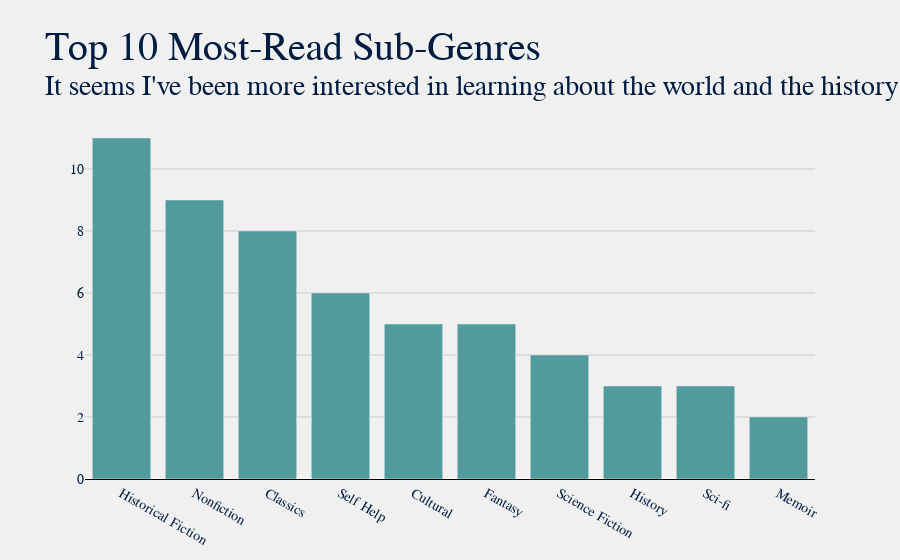

The code cell stored with this chart in its notebook:
### Code cell
title = "Top 10 Most-Read Sub-Genres"
sub = f"It seems I've been more interested in learning about the world and the history of things"
plot.gen_bar_graph(df, 'Sub-Genre', title, sub, 10, color="#529b9c")

### Figure 1 — Plotly figure (JSON) as saved in the notebook; plotly's stock layout.template omitted (floating-point values rounded to 4 significant figures)
{"data": [{"hovertemplate": "<b>%{x}</b>: %{y}", "marker": {"color": "#529b9c"}, "name": "", "type": "bar", "x": ["Historical Fiction", "Nonfiction", "Classics", "Self Help", "Cultural", "Fantasy", "Science Fiction", "History", "Sci-fi", "Memoir"], "y": [11, 9, 8, 6, 5, 5, 4, 3, 3, 2]}], "layout": {"autosize": true, "barmode": "group", "font": {"color": "#001c40", "family": "Baskerville", "size": 14}, "margin": {"b": 45, "l": 85, "r": 85, "t": 120}, "paper_bgcolor": "#f0f0f0", "plot_bgcolor": "#f0f0f0", "showlegend": false, "title": {"font": {"color": "#001c40", "family": "Baskerville, Bold", "size": 40}, "text": "Top 10 Most-Read Sub-Genres<br><sup>It seems I've been more interested in learning about the world and the history of things"}, "xaxis": {"autorange": true, "gridcolor": "#cbcbcb", "linecolor": "black", "range": [-0.5, 9.5], "showgrid": false, "showline": true, "title": {}, "type": "category"}, "yaxis": {"autorange": true, "gridcolor": "#cbcbcb", "linecolor": "black", "range": [0, 11.58], "showgrid": true, "showline": false, "showticklabels": true, "title": {}, "type": "linear"}}}
